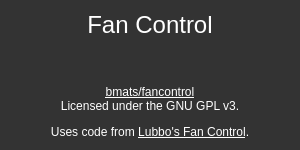
<?xml version="1.0" encoding="UTF-8"?>
<ui version="4.0">
 <class>AboutDialog</class>
 <widget class="QDialog" name="AboutDialog">
  <property name="geometry">
   <rect>
    <x>0</x>
    <y>0</y>
    <width>300</width>
    <height>150</height>
   </rect>
  </property>
  <property name="minimumSize">
   <size>
    <width>300</width>
    <height>150</height>
   </size>
  </property>
  <property name="maximumSize">
   <size>
    <width>300</width>
    <height>150</height>
   </size>
  </property>
  <property name="palette">
   <palette>
    <active>
     <colorrole role="WindowText">
      <brush brushstyle="SolidPattern">
       <color alpha="255">
        <red>255</red>
        <green>255</green>
        <blue>255</blue>
       </color>
      </brush>
     </colorrole>
     <colorrole role="Base">
      <brush brushstyle="SolidPattern">
       <color alpha="255">
        <red>255</red>
        <green>255</green>
        <blue>255</blue>
       </color>
      </brush>
     </colorrole>
     <colorrole role="Window">
      <brush brushstyle="SolidPattern">
       <color alpha="255">
        <red>51</red>
        <green>51</green>
        <blue>51</blue>
       </color>
      </brush>
     </colorrole>
    </active>
    <inactive>
     <colorrole role="WindowText">
      <brush brushstyle="SolidPattern">
       <color alpha="255">
        <red>255</red>
        <green>255</green>
        <blue>255</blue>
       </color>
      </brush>
     </colorrole>
     <colorrole role="Base">
      <brush brushstyle="SolidPattern">
       <color alpha="255">
        <red>255</red>
        <green>255</green>
        <blue>255</blue>
       </color>
      </brush>
     </colorrole>
     <colorrole role="Window">
      <brush brushstyle="SolidPattern">
       <color alpha="255">
        <red>51</red>
        <green>51</green>
        <blue>51</blue>
       </color>
      </brush>
     </colorrole>
    </inactive>
    <disabled>
     <colorrole role="WindowText">
      <brush brushstyle="SolidPattern">
       <color alpha="255">
        <red>120</red>
        <green>120</green>
        <blue>120</blue>
       </color>
      </brush>
     </colorrole>
     <colorrole role="Base">
      <brush brushstyle="SolidPattern">
       <color alpha="255">
        <red>51</red>
        <green>51</green>
        <blue>51</blue>
       </color>
      </brush>
     </colorrole>
     <colorrole role="Window">
      <brush brushstyle="SolidPattern">
       <color alpha="255">
        <red>51</red>
        <green>51</green>
        <blue>51</blue>
       </color>
      </brush>
     </colorrole>
    </disabled>
   </palette>
  </property>
  <property name="font">
   <font>
    <family>Segoe UI</family>
   </font>
  </property>
  <property name="windowTitle">
   <string>About Fan Control</string>
  </property>
  <property name="windowIcon">
   <iconset>
    <normaloff>:/res/fan.png</normaloff>:/res/fan.png</iconset>
  </property>
  <property name="autoFillBackground">
   <bool>true</bool>
  </property>
  <layout class="QVBoxLayout" name="verticalLayout">
   <item>
    <widget class="QLabel" name="title">
     <property name="font">
      <font>
       <pointsize>18</pointsize>
      </font>
     </property>
     <property name="text">
      <string>Fan Control</string>
     </property>
     <property name="textFormat">
      <enum>Qt::PlainText</enum>
     </property>
     <property name="alignment">
      <set>Qt::AlignHCenter|Qt::AlignTop</set>
     </property>
    </widget>
   </item>
   <item>
    <spacer name="verticalSpacer">
     <property name="orientation">
      <enum>Qt::Vertical</enum>
     </property>
     <property name="sizeHint" stdset="0">
      <size>
       <width>20</width>
       <height>40</height>
      </size>
     </property>
    </spacer>
   </item>
   <item>
    <widget class="QLabel" name="info">
     <property name="text">
      <string>&lt;html&gt;&lt;head/&gt;&lt;body&gt;&lt;p&gt;&lt;a href=&quot;https://github.com/bmats/fancontrol&quot;&gt;&lt;span style=&quot;text-decoration: underline; color:#ffffff;&quot;&gt;bmats/fancontrol&lt;/span&gt;&lt;/a&gt;&lt;br/&gt;Licensed under the GNU GPL v3.&lt;/p&gt;&lt;p&gt;Uses code from &lt;a href=&quot;http://sourceforge.net/projects/lubbofancontrol/&quot;&gt;&lt;span style=&quot;text-decoration: underline; color:#ffffff;&quot;&gt;Lubbo's Fan Control&lt;/span&gt;&lt;/a&gt;.&lt;/p&gt;&lt;/body&gt;&lt;/html&gt;</string>
     </property>
     <property name="textFormat">
      <enum>Qt::RichText</enum>
     </property>
     <property name="alignment">
      <set>Qt::AlignBottom|Qt::AlignHCenter</set>
     </property>
     <property name="openExternalLinks">
      <bool>true</bool>
     </property>
     <property name="textInteractionFlags">
      <set>Qt::LinksAccessibleByKeyboard|Qt::LinksAccessibleByMouse</set>
     </property>
    </widget>
   </item>
  </layout>
 </widget>
 <resources/>
 <connections/>
</ui>
